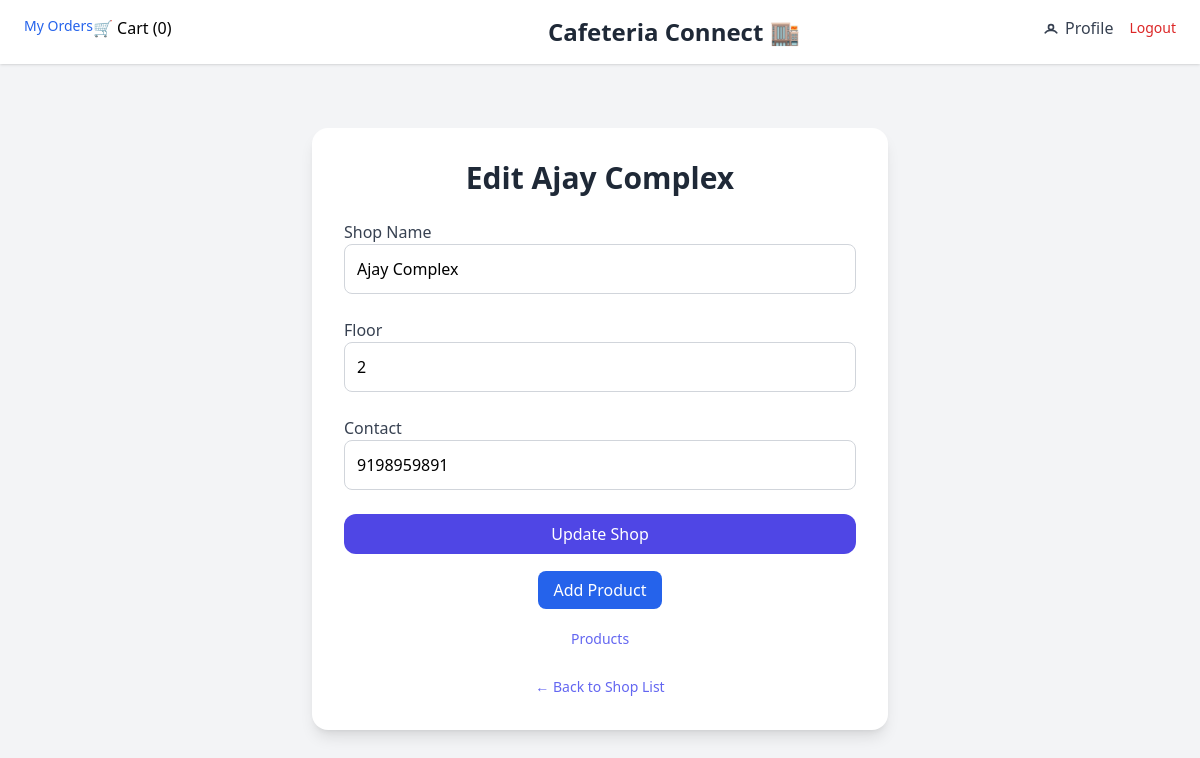
/shops/edit/5/ (signed in), run on the app's committed database.
### shops/models.py (models this page shows, shortened)
class Shop(models.Model):
    owner = models.ForeignKey(User, on_delete=models.CASCADE)
    name = models.CharField(max_length=100)
    floor = models.IntegerField()
    contact = models.CharField(max_length=15)

### shops/views.py (the view)
# urls.py: path('edit/<int:shop_id>/', views.edit_shop, name='edit-shop'),
@login_required
def edit_shop(request, shop_id):
    shop = get_object_or_404(Shop, id=shop_id, owner=request.user)
    if request.method == 'POST':
        form = ShopForm(request.POST, instance=shop)
        if form.is_valid():
            form.save()
            return redirect('shop-list')
    else:
        form = ShopForm(instance=shop)
        return render(request, 'edit_shop.html', {'form': form, 'edit': True, 'shop': shop})

### shops/forms.py
class ShopForm(forms.ModelForm):
    class Meta:
        model = Shop
        fields = ['name', 'floor', 'contact']
    def __init__(self, *args, **kwargs):
        super().__init__(*args, **kwargs)
        for field in self.fields.values():
            field.widget.attrs.update({
                'class': 'w-full p-3 border border-gray-300 rounded-lg focus:outline-none focus:ring-2 focus:ring-indigo-400'
            })

### cart/context_processors.py (called while the page is built)
def cart_item_count(request):
    count = 0
    current_cart = None
    if request.user.is_authenticated:
        current_cart = Cart.objects.filter(user=request.user).last()
        if current_cart:
            count = current_cart.items.count()
    return {
        "cart_item_count": count,
        "current_cart": current_cart,
    }

### templates/edit_shop.html (shortened to what this page needs)
{% extends 'base.html' %}
{% block content %}
  <div class="max-w-xl mx-auto mt-16 p-8 bg-white rounded-2xl shadow-lg">
    <h2 class="text-3xl font-bold mb-6 text-center text-gray-800">Edit {{ shop.name }}</h2>
    <form method="post" class="space-y-6">
      <div>
        <label class="block text-gray-700 font-medium">Shop Name</label>
        {{ form.name }}
      </div>
      <div>
        <label class="block text-gray-700 font-medium">Floor</label>
        {{ form.floor }}
      </div>
      <div>
        <label class="block text-gray-700 font-medium">Contact</label>
        {{ form.contact }}
      </div>
      <button type="submit" class="w-full bg-indigo-600 text-white py-2 px-4 rounded-xl hover:bg-indigo-700 transition">
        Update Shop
      </button>
    </form>
    <div class="text-center mt-6">
      <a href="{% url 'add-product' shop.id %}" class="bg-blue-600 text-white px-4 py-2 rounded-lg hover:bg-blue-700 transition">
        Add Product
      </a>
      <br><br>
      <a href="{% url 'product-list' shop.id %}" class="text-sm text-indigo-500 hover:underline">Products</a>
      <br><br>
      <a href="{% url 'shop-list' %}" class="text-sm text-indigo-500 hover:underline">← Back to Shop List</a>
    </div>
  </div>
{% endblock %}

### data on the page
Shop: name "Ajay Complex", floor "2", contact "9198959891"

### other printed values
{{ cart_item_count }} "0"
